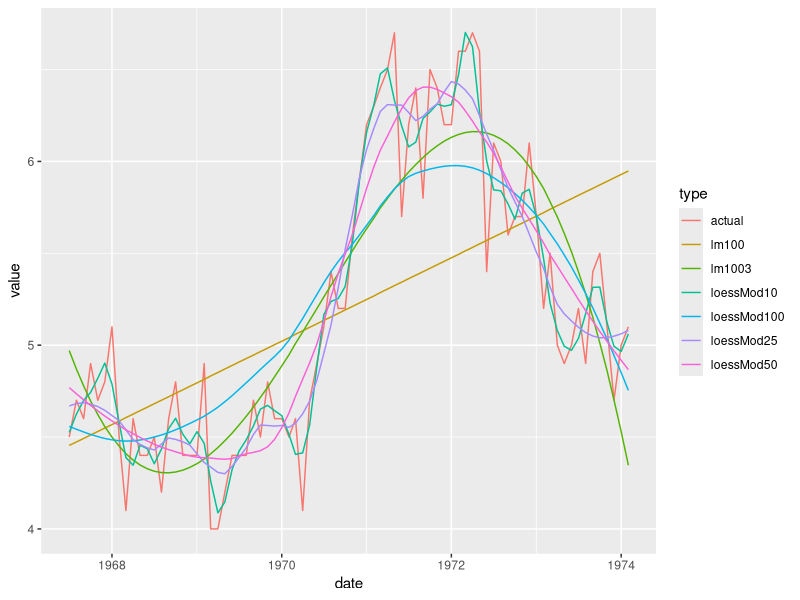

The R source for this figure: (Note: this script raises an error after producing the figure.)
## ---- chunk 1
knitr::opts_chunk$set(echo = TRUE)
## ---- chunk 2

## ---- chunk 3
library(ggplot2)
data(economics, package="ggplot2")  # load data
economics$index <- 1:nrow(economics)  # create index variable
economics <- economics[1:80, ]  # retail 80rows for better graphical understanding
loessMod10 <- loess(uempmed ~ index, data=economics, span=0.10) # 10% smoothing span
loessMod25 <- loess(uempmed ~ index, data=economics, span=0.25) # 25% smoothing span
loessMod50 <- loess(uempmed ~ index, data=economics, span=0.50) # 
loessMod100 <- loess(uempmed ~ index, data=economics, span=1)
lm100 <- lm(uempmed ~ index, data = economics)
lm1003 <- lm(uempmed ~ index+I(index^2)+I(index^3),data = economics)
smoothed10 <- predict(loessMod10) 
smoothed25 <- predict(loessMod25) 
smoothed50 <- predict(loessMod50) 
smoothed100 <- predict(loessMod100)
lm100_d <- predict(lm100)
lm1003_d <- predict(lm1003)

print(paste('MSE: model smoothed10:',round(mean((economics$uempmed-smoothed10)^2),2)))
print(paste('MSE: model smoothed25:',round(mean((economics$uempmed-smoothed25)^2),2)))
print(paste('MSE: model smoothed50:',round(mean((economics$uempmed-smoothed50)^2),2)))
print(paste('MSE: model smoothed100:',round(mean((economics$uempmed-smoothed100)^2),2)))
print(paste('MSE: model lm:',round(mean((economics$uempmed-lm100_d)^2),2)))
print(paste('MSE: model lm 1003:',round(mean((economics$uempmed-lm1003_d)^2),2)))


# create data frame,
pred <- as.numeric(c(economics$uempmed,smoothed10,
              smoothed25,smoothed50,
              smoothed100,lm100_d,
              lm1003_d))
date <-rep(economics$date,7)
n_obs <- dim(economics)[1]
type = c(rep('actual',n_obs),
         rep('loessMod10',n_obs),
         rep('loessMod25',n_obs),
         rep('loessMod50',n_obs),
         rep('loessMod100',n_obs),
         rep('lm100',n_obs),
         rep('lm1003',n_obs))
eco_models <- data.frame(date = date, value = pred,type = type)

ggplot(data = eco_models, aes(date, value, group = type, color = type),main = 'Loess Smoothing and Prediction') + geom_line()

## ---- chunk 4
if(FALSE){
loess(formula, data, weights, subset, na.action, model = FALSE,
      span = 0.75, enp.target, degree = 2,
      parametric = FALSE, drop.square = FALSE, normalize = TRUE,
      family = c("gaussian", "symmetric"),
      method = c("loess", "model.frame"),
      control = loess.control(...), ...)}

## ---- chunk 5
# define function that returns the SSE, 
calcSSE <- function(x=0.5){
  sse <- 99999
  loessMod <- try(loess(uempmed ~ index, data=economics, span=x), silent=T)
  res <- try(loessMod$residuals, silent=T)
  if(class(res)!="try-error"){
    if((sum(res, na.rm=T) > 0)){
      sse <- sum(res^2)  
    }}

  return(sse)
}

optim(par=c(0.5), calcSSE, method="SANN")

final<-0.04598782

## ---- chunk 6

library(caret)

# find k fold optimization

#define k-fold cross validation method
ctrl <- trainControl(method = "cv", number = 5)
grid <- expand.grid(span = seq(0.5, 0.9, len = 5), degree = 1)

#perform cross-validation using smoothing spans ranginf from 0.5 to 0.9
model <- train(uempmed ~ index, data = economics, method = "gamLoess", tuneGrid=grid, trControl = ctrl)

#print results of k-fold cross-validation
print(model)


## ---- chunk 7

## ---- chunk 8

## ---- chunk 9

#first thing to try 

## ---- chunk 10

## ---- chunk 11

## ---- chunk 12

